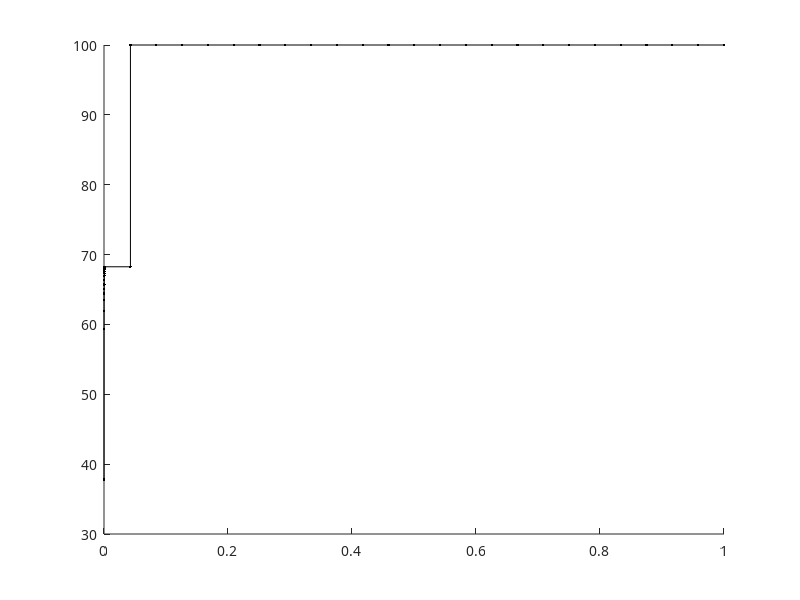

The MATLAB source for this figure: (Note: this script raises an error after producing the figure.)
clear all; close all;
% methods: DR = 1, ePH = 2, SLP = 3
cant = 50;
porc = 0.5;
x_exp = [linspace(1e-0,1e-3,porc*cant),linspace(1e-3,1e-6,(1-porc)*cant)]; %linspace(1e-3,1e-6,cant);
k_len = 100;
k_stair = linspace(1,500,k_len);

for method = 1:4
if method == 1
%load('results_DR_N30_d10_1_kmax_100.mat');
load('results_DR_N30_d10_kmax_5000.mat')
funval = valx_z(:);
k_opt = k_out(:);
% load('results_DR_N150_d50_1_kmax_100.mat');
load('results_DR_N150_d50_kmax_5000.mat')
funval = [funval;valx_z(:)];
k_opt = [k_opt;k_out(:)];
load('results_DR_N300_d100_kmax_5000.mat');
funval = [funval;valx_z(:)];
k_opt = [k_opt;k_out(:)];

for i = 1:cant
    frac_prob_DR(i) = length(find(funval < x_exp(i)))/length(funval);
end
for i = 1:k_len
    frac_prob_DR_k(i) = length(find(k_opt < k_stair(i)))/length(k_opt);
end

elseif method==2
load('results_ePH_N30_d10_kmax_5000.mat')
funval = valx_z(:);
k_opt = k_out(:);
% load('results_DR_N150_d50_1_kmax_100.mat');
load('results_ePH_N150_d50_kmax_5000.mat')
funval = [funval;valx_z(:)];
k_ot = [k_opt;k_out(:)];
load('results_ePH_N300_d100_kmax_5000.mat');
funval = [funval;valx_z(:)];
k_opt = [k_opt;k_out(:)];

for i = 1:cant
    frac_prob_ePH(i) = length(find(funval < x_exp(i)))/length(funval);
end
for i = 1:k_len
    frac_prob_ePH_k(i) = length(find(k_opt < k_stair(i)))/length(k_opt);
end

elseif method==3
%load('results_SLP_N30_d10_1.mat');
load('results_SLP_N30_d10_kmax_5000.mat')
funval = valx_z(:);
k_opt = k_out(:);
load('results_SLP_N150_d50_1.mat');
funval = [funval;valx_z(:)];
load('results_SLP_N300_d100_1.mat');
funval = [funval;valx_z(:)];
%cant = 50;
%x_exp = [linspace(1e-0,1e-3,0.2*cant),linspace(1e-3,1e-6,0.8*cant)]; %linspace(1e-3,1e-6,cant); %linspace(min(valx_z),max(valx_z),cant);
for i = 1:cant
    frac_prob_SLP(i) = length(find(funval < x_exp(i)))/length(funval);
end
for i = 1:k_len
    frac_prob_SLP_k(i) = length(find(k_opt < k_stair(i)))/length(k_opt);
end

load('results_DR_N30_d10_1_err_1e-6_gamma_lambda.mat');
funval = valx_z(:);
k_opt = k_out(:);
% load('results_DR_N150_d50_1_kmax_100.mat');
load('results_DR_N150_d50_1_err_1e-6_gamma_lambda.mat');
funval = [funval;valx_z(:)];
k_opt = [k_opt;k_out(:)];
load('results_DR_N300_d100_1_err_1e-6_gamma_lambda.mat');
funval = [funval;valx_z(:)];
k_opt = [k_opt;k_out(:)];

for i = 1:cant
    frac_prob_DR_gen(i) = length(find(funval < x_exp(i)))/length(funval);
end



% elseif method==4
% load('results_SS_N30_d10_1.mat');
% funval = valx_z(:);
% load('results_SS_N150_d50_1.mat');
% funval = [funval;valx_z(:)];
% load('results_SS_N30_d10_1.mat');
% funval = [funval;valx_z(:)];
% %cant = 50;
% %x_exp = [linspace(1e-0,1e-3,0.2*cant),linspace(1e-3,1e-6,0.8*cant)]; %linspace(1e-3,1e-6,cant); %linspace(min(valx_z),max(valx_z),cant);
% for i = 1:cant
%     frac_prob_SS(i) = length(find(funval < x_exp(i)))/length(funval);
% end





end
end
%end
n_lw = 1;
n_ms = 15;
h = figure;
set(0,'DefaultTextFontname', 'CMU Serif')
set(0,'DefaultAxesFontName', 'CMU Serif')

%fun values
stairs(flip(x_exp),100.0*flip(frac_prob_DR_gen),'k.-',MarkerSize=n_ms,LineWidth=n_lw);
set(gca,'XScale','log');
hold on
%stairs(flip(x_exp),100.0*flip(frac_prob_DR),'b.-',MarkerSize=n_ms,LineWidth=n_lw);
%set(gca,'XScale','log');
stairs(flip(x_exp),100.0*flip(frac_prob_ePH),'g.-',MarkerSize=n_ms,LineWidth=n_lw)
set(gca,'XScale','log');
stairs(flip(x_exp),100.0*flip(frac_prob_SLP),'r.-',MarkerSize=n_ms,LineWidth=n_lw);
set(gca,'XScale','log');
% % stairs(flip(x_exp),flip(100.0*frac_prob_SS),'k.-',MarkerSize=n_ms,LineWidth=n_lw)
% % set(gca,'XScale','log');


n_sz = 13;
xlabel({'accuracy of solution functional value'},'Interpreter','latex','FontSize',n_sz)
ylabel({'percentage of problems solved'},'Interpreter','latex','FontSize',n_sz)
grid on;
%title('Percentage of problems that achieve certain accuracy')
%title('$$|f(x^{k}) + d_{\mathcal{N}}^2(z^k)-f^{*}|$$','Interpreter','latex','FontSize',24)
ax = gca;
ax.FontSize = n_sz;
%legend({'PH','SPP','SPL','SS'},'Interpreter','latex','Location','best');   
legend({'DR','e-PD','SPL'},'Interpreter','latex','Location','south');   
set(0,'defaulttextinterpreter','latex')

set(h,'PaperSize',[7 5]); %set the paper size to what you want  
print(h,'comp_overall','-dpdf')